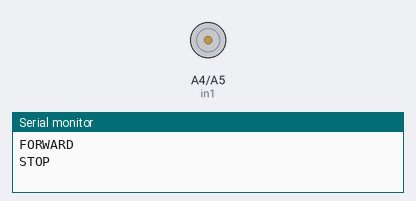
The sketch below on a simulated Arduino Uno, built with avr-gcc and run on an emulated ATmega328P. Shown: motor-driver pin pairs drawn as motors (green arrow = first pin HIGH = forward, orange = second pin HIGH = backward, longer = more drive), the last lines printed to the serial monitor.

Above: at 15.1 s.
At 30.15 s:
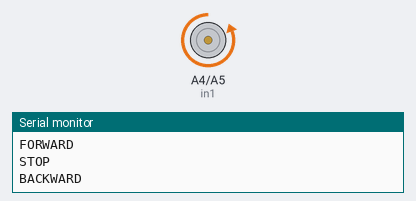
At 60.25 s:
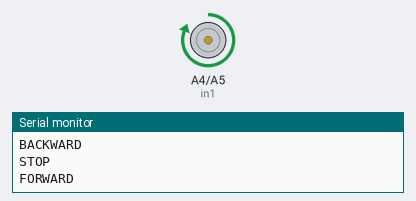
Timing chart, 0 to 78.3 s (numbered marks = the images above):
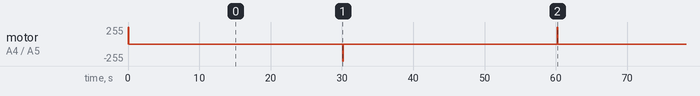

The sketch:

SolenoidTest.ino
```cpp
#define in1 A4
#define in2 A5
const int pulse = 100;
const int wait = 30000;

void setup() {
  Serial.begin(9600);
  pinMode(in1, OUTPUT);
  pinMode(in2, OUTPUT);

  digitalWrite(in1, LOW);
  digitalWrite(in2, LOW);
}

void loop() {
  Serial.println("FORWARD");
  digitalWrite(in1, HIGH);
  digitalWrite(in2, LOW);
  delay(pulse);
  Serial.println("STOP");
  digitalWrite(in1, LOW);
  digitalWrite(in2, LOW);
  delay(wait);
  Serial.println("BACKWARD");
  digitalWrite(in1, LOW);
  digitalWrite(in2, HIGH);
  delay(pulse);
  Serial.println("STOP");
  digitalWrite(in1, LOW);
  digitalWrite(in2, LOW);
  delay(wait);
}
```

Measured:
- by itself, motor on A4 (in1) / A5 (in2): repeats every 60.2 s: stopped 30.0 s, backward 255/255 0.10 s, stopped 30.0 s, forward 255/255 0.10 s
